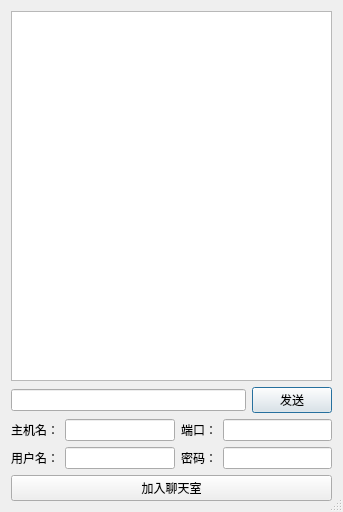
<?xml version="1.0" encoding="UTF-8"?>
<ui version="4.0">
 <class>ChatAppClass</class>
 <widget class="QDialog" name="ChatAppClass">
  <property name="geometry">
   <rect>
    <x>0</x>
    <y>0</y>
    <width>343</width>
    <height>512</height>
   </rect>
  </property>
  <property name="windowTitle">
   <string>聊天终端</string>
  </property>
  <property name="sizeGripEnabled">
   <bool>true</bool>
  </property>
  <layout class="QVBoxLayout" name="verticalLayout">
   <item>
    <widget class="QTextEdit" name="tedtMsg"/>
   </item>
   <item>
    <layout class="QHBoxLayout" name="horizontalLayout_3">
     <item>
      <widget class="QLineEdit" name="ledtMsg">
       <property name="sizePolicy">
        <sizepolicy hsizetype="Preferred" vsizetype="Fixed">
         <horstretch>0</horstretch>
         <verstretch>0</verstretch>
        </sizepolicy>
       </property>
      </widget>
     </item>
     <item>
      <widget class="QPushButton" name="pbtnSend">
       <property name="sizePolicy">
        <sizepolicy hsizetype="Fixed" vsizetype="Fixed">
         <horstretch>0</horstretch>
         <verstretch>0</verstretch>
        </sizepolicy>
       </property>
       <property name="text">
        <string>发送</string>
       </property>
      </widget>
     </item>
    </layout>
   </item>
   <item>
    <layout class="QHBoxLayout" name="horizontalLayout">
     <item>
      <widget class="QLabel" name="label">
       <property name="sizePolicy">
        <sizepolicy hsizetype="Fixed" vsizetype="Preferred">
         <horstretch>0</horstretch>
         <verstretch>0</verstretch>
        </sizepolicy>
       </property>
       <property name="text">
        <string>主机名：</string>
       </property>
      </widget>
     </item>
     <item>
      <widget class="QLineEdit" name="ledtHost">
       <property name="alignment">
        <set>Qt::AlignCenter</set>
       </property>
      </widget>
     </item>
     <item>
      <widget class="QLabel" name="label_2">
       <property name="sizePolicy">
        <sizepolicy hsizetype="Fixed" vsizetype="Preferred">
         <horstretch>0</horstretch>
         <verstretch>0</verstretch>
        </sizepolicy>
       </property>
       <property name="text">
        <string>端口：</string>
       </property>
      </widget>
     </item>
     <item>
      <widget class="QLineEdit" name="ledtPort">
       <property name="alignment">
        <set>Qt::AlignCenter</set>
       </property>
      </widget>
     </item>
    </layout>
   </item>
   <item>
    <layout class="QHBoxLayout" name="horizontalLayout_2">
     <item>
      <widget class="QLabel" name="label_3">
       <property name="sizePolicy">
        <sizepolicy hsizetype="Fixed" vsizetype="Preferred">
         <horstretch>0</horstretch>
         <verstretch>0</verstretch>
        </sizepolicy>
       </property>
       <property name="text">
        <string>用户名：</string>
       </property>
      </widget>
     </item>
     <item>
      <widget class="QLineEdit" name="ledtUser">
       <property name="alignment">
        <set>Qt::AlignCenter</set>
       </property>
      </widget>
     </item>
     <item>
      <widget class="QLabel" name="label_4">
       <property name="sizePolicy">
        <sizepolicy hsizetype="Fixed" vsizetype="Preferred">
         <horstretch>0</horstretch>
         <verstretch>0</verstretch>
        </sizepolicy>
       </property>
       <property name="text">
        <string>密码：</string>
       </property>
      </widget>
     </item>
     <item>
      <widget class="QLineEdit" name="ledtPass">
       <property name="echoMode">
        <enum>QLineEdit::Password</enum>
       </property>
       <property name="alignment">
        <set>Qt::AlignCenter</set>
       </property>
      </widget>
     </item>
    </layout>
   </item>
   <item>
    <widget class="QPushButton" name="pbtnConnectTo">
     <property name="text">
      <string>加入聊天室</string>
     </property>
    </widget>
   </item>
  </layout>
 </widget>
 <layoutdefault spacing="6" margin="11"/>
 <resources>
  <include location="CoreLib.qrc"/>
 </resources>
 <connections/>
</ui>
